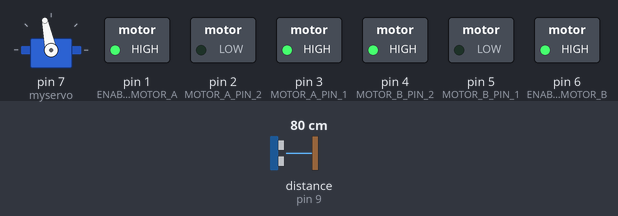
This sketch was run on a simulated Arduino Uno, built with avr-gcc and run on an emulated ATmega328P. On the bench: servo, switched loads named in the sketch (green lamp = pin HIGH). Wiring (inferred from the names in the program): ultrasonic range finder: trigger pin 8; echo pin 9. Dashed ring = blinking. Inputs (shaded band) come from the test bench; at power-on: distance to the obstacle (sensor on pin 9) 80 cm. The echo pulse lasts 58.3 µs per cm; pins used as bus, display or sensor lines are not drawn.

Above: at 1.02 s.
1.3 s: distance to the obstacle (sensor on pin 9) set to 2 cm
At 1.7 s:
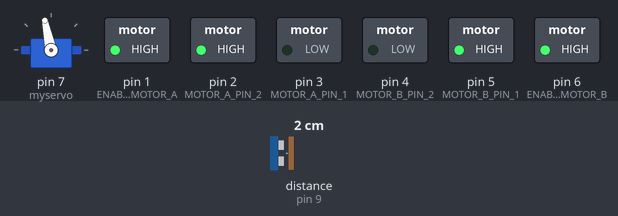
4.3 s: distance to the obstacle (sensor on pin 9) set to 18 cm
At 4.66 s:
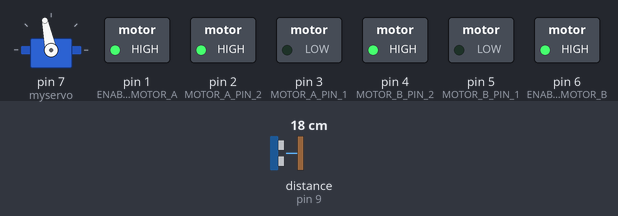
7.3 s: distance to the obstacle (sensor on pin 9) set to 4 cm
At 7.7 s:
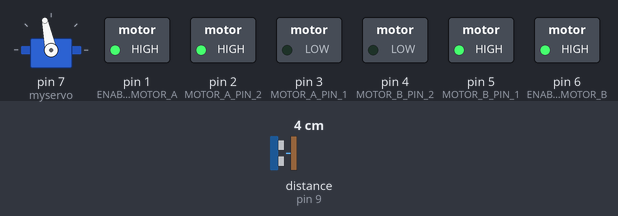
10.3 s: distance to the obstacle (sensor on pin 9) set to 35 cm
At 10.93 s:
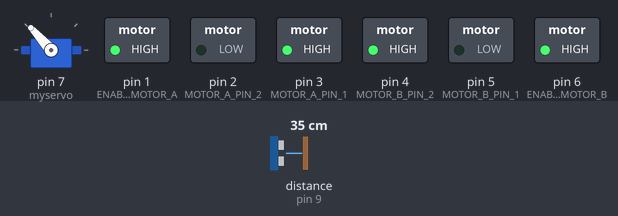
13.3 s: distance to the obstacle (sensor on pin 9) set to 9 cm
At 13.7 s:
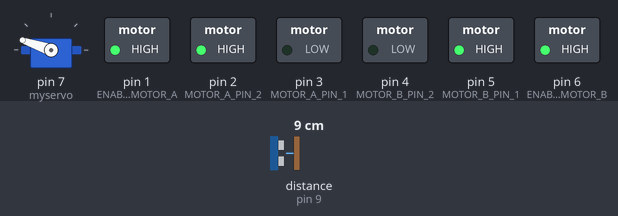
16.3 s: distance to the obstacle (sensor on pin 9) set to 250 cm
At 16.66 s:
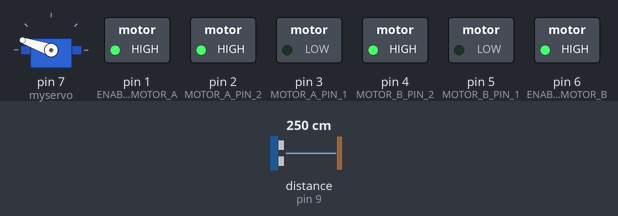
Timing chart, 0 to 20.3 s (numbered marks = the images above; inputs shaded):
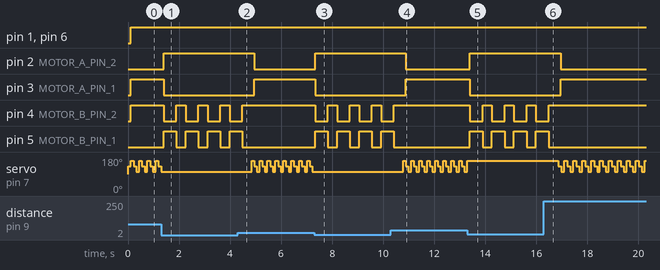

The sketch:

4WD_Chasis_Vehicle_System.ino
```cpp
// Setup the servo motor
#include <Servo.h>

Servo myservo;

int servposnum = 0;
int servpos = 0;

// Setup Motor A (front and rear) pins
#define ENABLE_MOTOR_A  1
#define MOTOR_A_PIN_1  3
#define MOTOR_A_PIN_2  2

// Setup Motor B (front and rear) pins
#define ENABLE_MOTOR_B  6
#define MOTOR_B_PIN_1  5
#define MOTOR_B_PIN_2  4

// Setup Ultrasonic Sensor pins
#define FROUND_ULTRASONIC_TRIGGER_PIN 8
#define FROUND_ULTRASONIC_ECHO_PIN 9

void setup() {

  // The setup code goes here and runs once only
  // Configure the pin modes for each drive motor

   pinMode (ENABLE_MOTOR_A, OUTPUT);
   pinMode (MOTOR_A_PIN_1, OUTPUT);
   pinMode (MOTOR_A_PIN_2, OUTPUT);
   pinMode (ENABLE_MOTOR_B, OUTPUT);
   pinMode (MOTOR_B_PIN_1, OUTPUT);
   pinMode (MOTOR_B_PIN_2, OUTPUT);

   // Configure the pin modes for the Ultrasonic Sensor

   pinMode(FROUND_ULTRASONIC_TRIGGER_PIN, OUTPUT);
   pinMode(FROUND_ULTRASONIC_ECHO_PIN, INPUT);

   // Turn pin into servo driver. Calls pinMode. Returns 0 on failure.
   myservo.attach(7);
}

void loop() {
  // Main code goes here and will run repeatedly:
     car(); // function keeps moving car forward while distance > 15cm
     avoid(); // function makes car go back, turn slightly right to move forward in new direction

}

/**
 * Create motor functions
 */

void motorAforward() {
 digitalWrite (MOTOR_A_PIN_1, HIGH);
 digitalWrite (MOTOR_A_PIN_2, LOW);
}

void motorBforward() {
 digitalWrite (MOTOR_B_PIN_1, LOW);
 digitalWrite (MOTOR_B_PIN_2, HIGH);
}

void motorAbackward() {
 digitalWrite (MOTOR_A_PIN_1, LOW);
 digitalWrite (MOTOR_A_PIN_2, HIGH);
}

void motorBbackward() {
 digitalWrite (MOTOR_B_PIN_1, HIGH);
 digitalWrite (MOTOR_B_PIN_2, LOW);
}

void motorAstop() {
 digitalWrite (MOTOR_A_PIN_1, HIGH);
 digitalWrite (MOTOR_A_PIN_2, HIGH);
}

void motorBstop() {
 digitalWrite (MOTOR_B_PIN_1, HIGH);
 digitalWrite (MOTOR_B_PIN_2, HIGH);
}

void motorAcoast() {
 digitalWrite (MOTOR_A_PIN_1, LOW);
 digitalWrite (MOTOR_A_PIN_2, LOW);
}

void motorBcoast() {
 digitalWrite (MOTOR_B_PIN_1, LOW);
 digitalWrite (MOTOR_B_PIN_2, LOW);
}

void motorAon() {
 digitalWrite (ENABLE_MOTOR_A, HIGH);
}

void motorBon() {
 digitalWrite (ENABLE_MOTOR_B, HIGH);
}

void motorAoff() {
 digitalWrite (ENABLE_MOTOR_A, LOW);
}

void motorBoff() {
 digitalWrite (ENABLE_MOTOR_B, LOW);
}

/**
 * Setup movement functions
 */

void forward (int duration) {
 motorAforward();
 motorBforward();
 delay (duration);
}

void backward (int duration) {
 motorAbackward();
 motorBbackward();
 delay (duration);
}

void right (int duration) {
 motorAbackward();
 motorBforward();
 delay (duration);
}

void left (int duration) {
 motorAforward();
 motorBbackward();
 delay (duration);
}

void coast (int duration) {
 motorAcoast();
 motorBcoast();
 delay (duration);
}

void breakRobot (int duration) {
 motorAstop();
 motorBstop();
 delay (duration);
}

void disableMotors() {
 motorAoff();
 motorBoff();
}

void enableMotors() {
 motorAon();
 motorBon();
}

/*
 * Setup Ultrasonic Sensor distance measuring
 */

int distance() {

  int duration, distance;
  digitalWrite(FROUND_ULTRASONIC_TRIGGER_PIN, HIGH);
  delayMicroseconds(1000);
  digitalWrite(FROUND_ULTRASONIC_TRIGGER_PIN, LOW);
  duration = pulseIn(FROUND_ULTRASONIC_ECHO_PIN, HIGH);
  distance = (duration/2) / 29.1;
  return distance;

}

/*
 * Setup the main car function
 */

void car() {
  int distance_0;
  distance_0 = distance();
    // Keep moving forward in a straight line while distance of objects > 15cm
    while(distance_0 > 15)
    {
       // Keep moving servo motor back and forth to scan surroundings
       // This allows the ultrasonic sensor to see more to its left and right
       if(servposnum == 0)
       {
        myservo.writeMicroseconds (1900);
        servposnum = 1;
        delay(100);
       }
       else if(servposnum == 1)
       {
        myservo.writeMicroseconds (2200);
        servposnum = 2;
       delay(100);
       }
       else if(servposnum  == 2)
       {
        myservo.writeMicroseconds (1900);
        servposnum = 3;
        delay(100);
       }
       else if(servposnum == 3)
       {
        myservo.writeMicroseconds (1600);
        servposnum = 1;
        delay(100);
       }
       motorAon();
       motorBon();
       forward(1);
       distance_0 = distance();

    }
    breakRobot(0);
}

void avoid(){

    // Go back and turn slightly right to move car in new direction if object detected < 15cm away

    backward(500);
    right(360);

}
```

Measured:
- after the input at 1.3 s, pin 2 (MOTOR_A_PIN_2): LOW → HIGH after 0.10 s; pin 3 (MOTOR_A_PIN_1): HIGH → LOW after 0.10 s
- after the input at 4.3 s, pin 2 (MOTOR_A_PIN_2): HIGH → LOW after 0.64 s; pin 3 (MOTOR_A_PIN_1): LOW → HIGH after 0.64 s
- after the input at 7.3 s, pin 2 (MOTOR_A_PIN_2): LOW → HIGH at once; pin 3 (MOTOR_A_PIN_1): HIGH → LOW at once; pin 4 (MOTOR_B_PIN_2): alternates HIGH for 0.36 s and LOW for 0.50 s, starting at once; pin 5 (MOTOR_B_PIN_1): alternates HIGH for 0.50 s and LOW for 0.36 s, starting at once; servo on pin 7 (myservo): stops changing and stays 102°
- after the input at 10.3 s, pin 2 (MOTOR_A_PIN_2): HIGH → LOW after 0.58 s; pin 3 (MOTOR_A_PIN_1): LOW → HIGH after 0.58 s
- after the input at 13.3 s, pin 2 (MOTOR_A_PIN_2): LOW → HIGH after 0.09 s; pin 3 (MOTOR_A_PIN_1): HIGH → LOW after 0.09 s
- after the input at 16.3 s, pin 2 (MOTOR_A_PIN_2): HIGH → LOW after 0.66 s; pin 3 (MOTOR_A_PIN_1): LOW → HIGH after 0.66 s
- by itself, servo on pin 7 (myservo): repeats every 0.32 s: 161° 0.11 s, 132° 0.11 s, 102° 0.11 s
